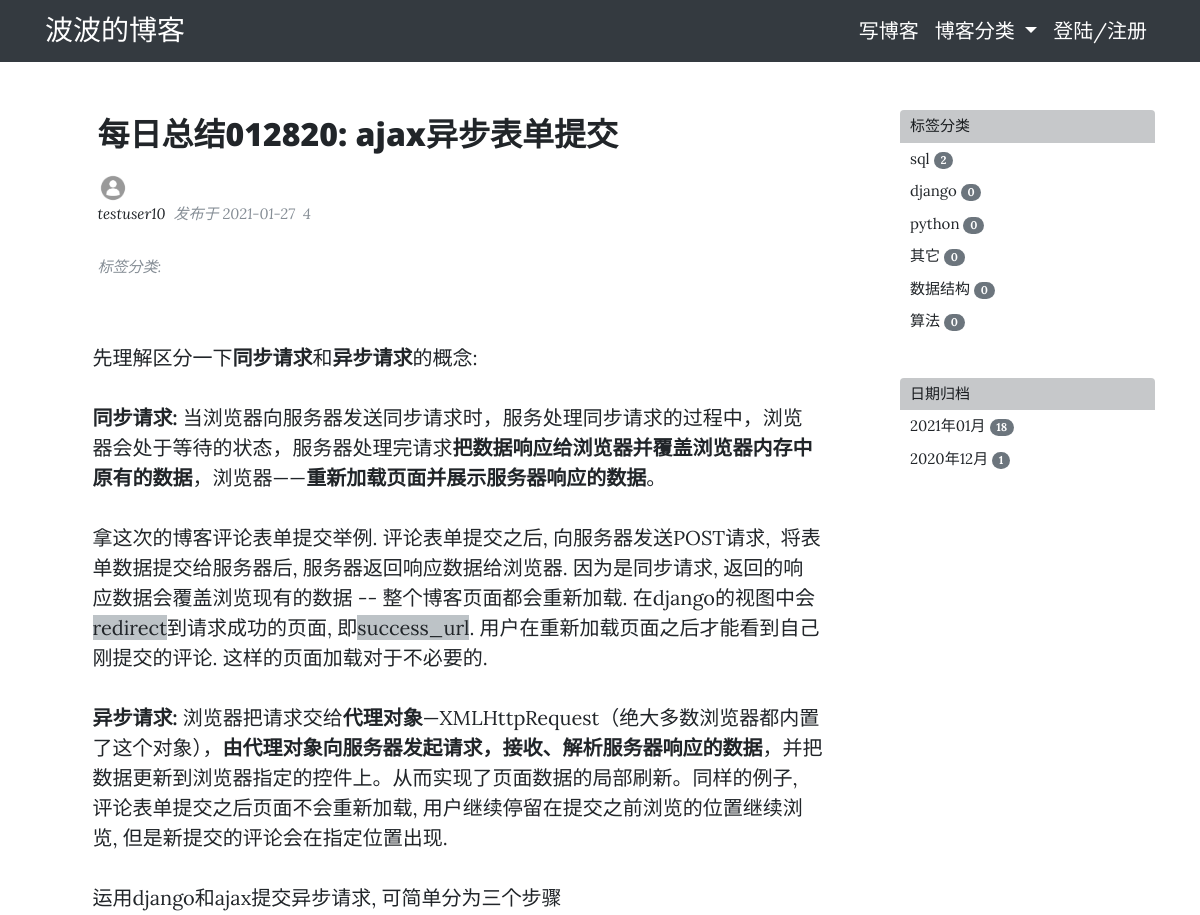
The app's page /post/67/ (upper part), older data.
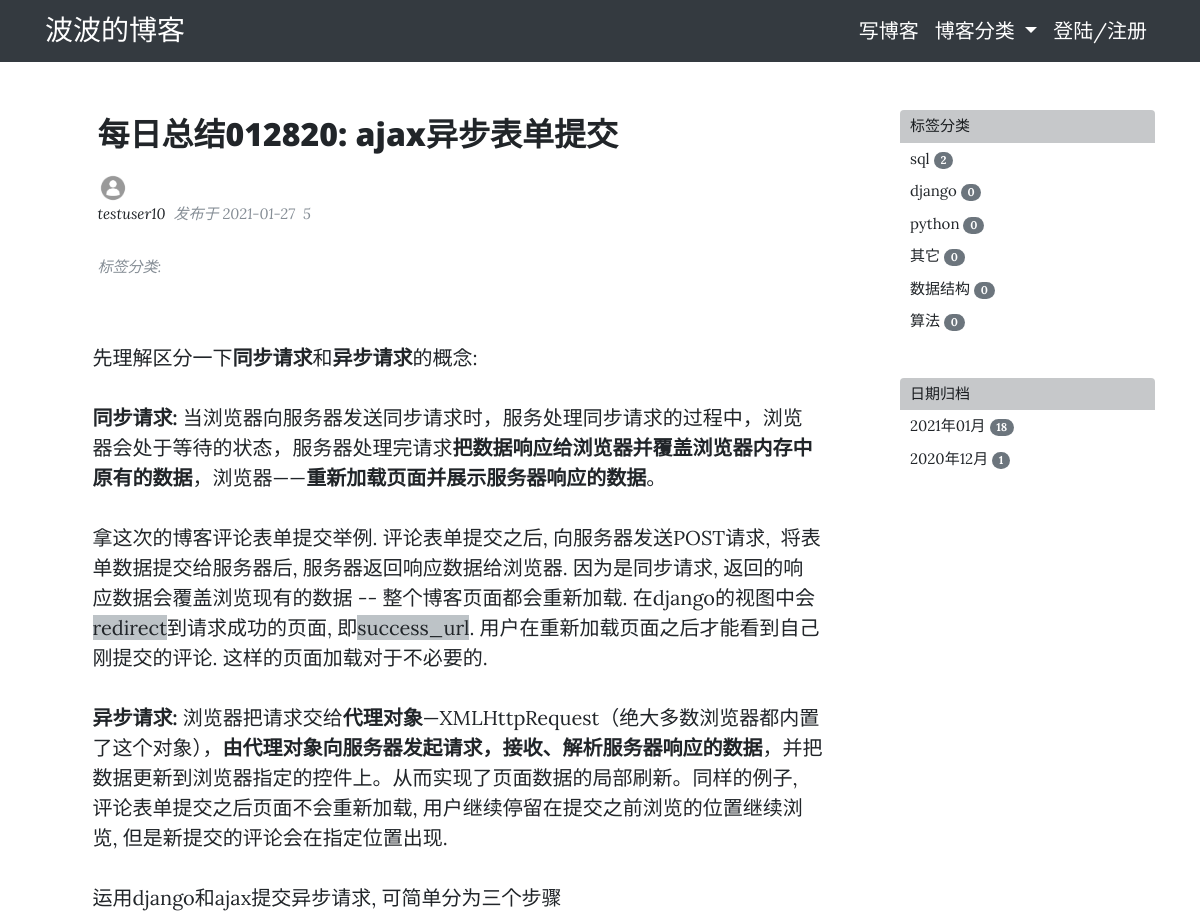
The same page, newer data.
### blog/models.py (models this page shows, shortened)
class Post(models.Model, ViewCountExtension):
    title = models.CharField(max_length=50)
    pub_date = models.DateTimeField(default=timezone.now)
    content = RichTextField()
    author = models.ForeignKey(User, on_delete=models.CASCADE)
    view_count = GenericRelation(
        ViewCount,
        related_query_name='post',
        content_type_field='content_type',
        object_id_field='object_id'
    )
    view_detail = GenericRelation(
        ViewDetail,
        related_query_name='post',
        content_type_field='content_type',
        object_id_field='object_id',
    )
    @property
    def comments(self):
        qs = Comment.objects.filter_by_instance(self)
        return qs
    @property
    def get_content_type(self):
        content_type = ContentType.objects.get_for_model(self.__class__)
        return content_type
    @property
    def get_tag_qs(self):
        return self.tags.all()

### viewcount/models.py (models this page shows, shortened)
class ViewCount(models.Model):
    count = models.IntegerField(default=0)
    content_type = models.ForeignKey(ContentType, on_delete=models.CASCADE)
    object_id = models.PositiveIntegerField()
    content_object = GenericForeignKey('content_type', 'object_id')

### users/models.py (models this page shows, shortened)
class Profile(models.Model):
    user = models.OneToOneField(User, on_delete=models.CASCADE)
    profile_pic = models.ImageField(default='default.jpg', upload_to='media/profile_pics')

### blog/views.py (the view)
# urls.py: path('post/<int:pk>/', PostDetailView.as_view(), name='post-detail'),
class PostDetailView(DetailView, SidebarContextMixin):
    model = Post
    template_name = 'blog/post_detail.html'
    def get(self, request, *args, **kwargs):
        self.object = self.get_object()
        response = super().get(request, *args, **kwargs)
        response = view_stats_once_viewed(request, response, self.object)
        return response
    def get_context_data(self, **kwargs):
        comment_form = CommentForm()
        self.object = self.get_object()
        context = super().get_context_data(**kwargs)
        comments = self.object.comments
        context['comments'] = comments
        context['comment_form'] = comment_form
        context['comment_form'].fields['content_type'].initial = self.object.get_content_type
        context['comment_form'].fields['object_id'].initial = self.object.pk
        return context

### blog/views.py (called while the page is built)
    def get_context_data(self, **kwargs):
        context = super().get_context_data(**kwargs)
        date_qs = Post.objects.dates('pub_date', 'month', 'DESC')
        post_dates = self.get_count_in_month(date_qs)
        tags = PostTag.objects.get_posts_count()
        context['post_dates'] = post_dates
        context['tags'] = tags
        return context

    def get_count_in_month(self, qs):
        qs = qs.values('datefield').annotate(post_count=Count('id'))
        post_dates = []
        for date_qs in qs:
            post_dates.append((date_qs['datefield'], date_qs['post_count']))
        return post_dates

### comments/models.py (called while the page is built)
    def filter_by_instance(self, instance):
        obj_id = instance.id
        content_type = ContentType.objects.get_for_model(instance.__class__)
        qs = super(CommentManager, self).filter(
            content_type=content_type, object_id=obj_id).filter(parent=None)
        return qs

    def children(self):
        return Comment.objects.filter(root=self)

### tag/models.py (called while the page is built)
    def get_posts_count(self):
        tags = PostTag.objects.annotate(num_posts=Count('posts')).order_by('-num_posts')
        return tags

### blog/templates/blog/post_detail.html (shortened to what this page needs)
{% extends "blog/base.html" %}
{% block content %}
<div class="col-lg-8 col-md-10 mx-auto">
  <div class="post-preview">
      <h2 class="post-title">
        {{ object.title }}
      </h2>
  </div>
  <div class="post-preview">
    <div class="author-thumbnail">
      <img class="rounded-circle author-img" src="{{ post.author.profile.profile_pic.url }}">
    </div>
    <div class="post-meta">
      <a href="">{{ object.author }}&nbsp;</a>
      发布于 {{ object.pub_date|date:"Y-m-d" }}&nbsp;
       {{ post.get_view_count }}&nbsp;
      <p>
        标签分类:
      </p>
    </div>
  </div>
  <div class="">
    <p>{{ object.content|safe }}</p>
  </div>
</div>
{% include "blog/sidebar.html" %}
{% endblock content %}

Row changes from the older to the newer data that the page shows:
changed through a linked row, Post "每日总结012820: ajax异步表单提交": get_view_count "4" → "5"
